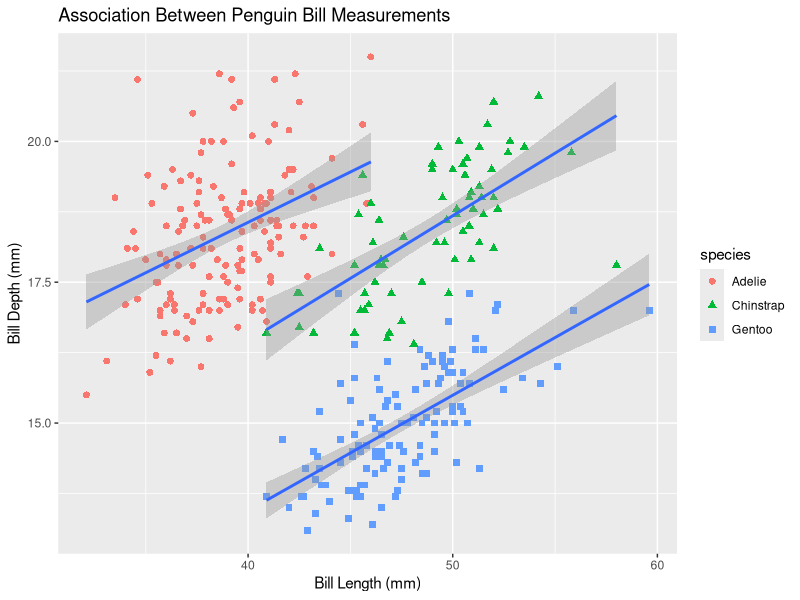

Write R code to recreate this figure.
# Need ggplot2
library(ggplot2)
library(palmerpenguins)

penguin_gg <- ggplot(data = penguins, aes(x = bill_length_mm, y = bill_depth_mm)) +
  geom_point(aes(color = species, shape = species), size = 2) +
  labs(x = "Bill Length (mm)", y = "Bill Depth (mm)",
       title = "Association Between Penguin Bill Measurements") +
  geom_smooth(aes(group = species), method = "lm")
penguin_gg
